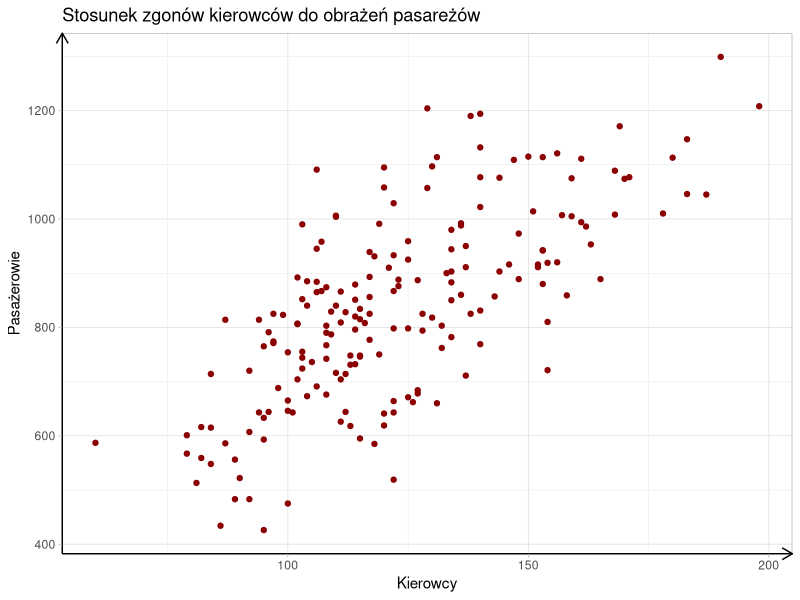
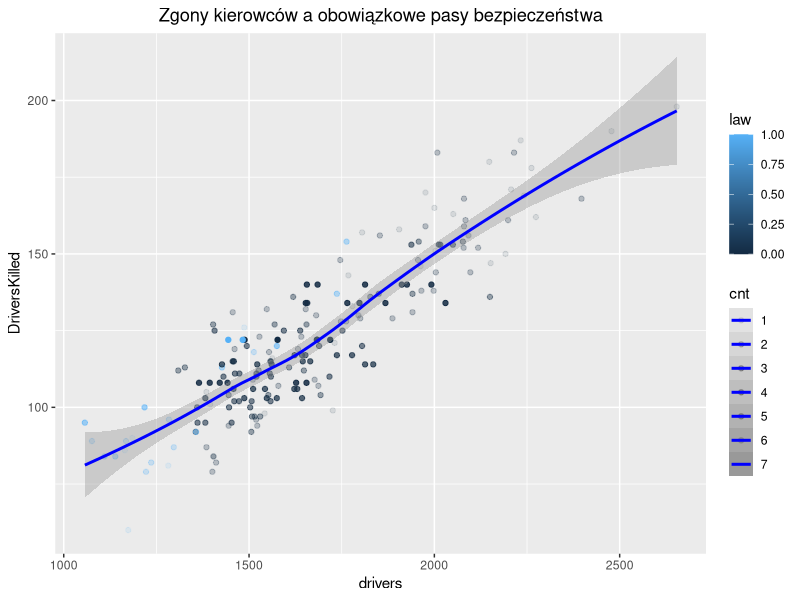
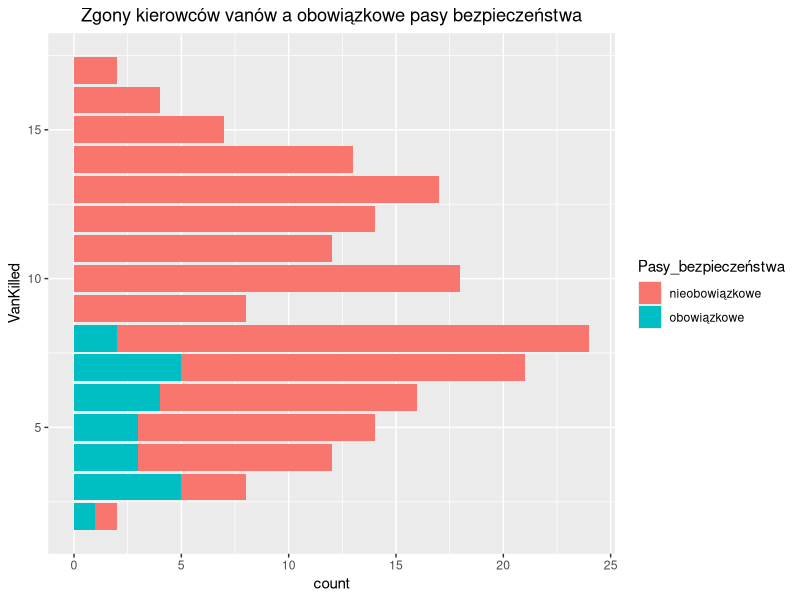

Generate these figures, in order, with R:
setwd("D:/Programowanie/R_projekty")

library(ggplot2)
library(datasets)
data(Seatbelts)
dane <- as.data.frame(Seatbelts)
View(dane)


# Wykres I ----------------------------------------------------------------

ggplot(dane, aes(x = DriversKilled, y = front)) + 
  geom_point(color = "darkred") +  
  labs(x = "Kierowcy", y = "Pasażerowie", title = "Stosunek zgonów kierowców do obrażeń pasareżów") + 
  theme_light() +
  theme(axis.line.y = element_line(arrow = grid::arrow(length = unit(0.3, "cm")))) +
  theme(axis.line.x = element_line(arrow = grid::arrow(length = unit(0.3, "cm"))))

# Wykres II ---------------------------------------------------------------

library(dplyr)  
sorted <- dane %>% 
  group_by(DriversKilled) %>% 
  mutate(cnt = n()) %>% 
  select(cnt, DriversKilled, law, drivers) %>% 
  distinct() %>% 
  ungroup() %>% 
  arrange(DriversKilled)
ggplot(sorted, aes(x=drivers, y = DriversKilled, alpha = cnt, color = law)) +
  labs(title = "Zgony kierowców a obowiązkowe pasy bezpieczeństwa") +
  theme(plot.title = element_text(hjust = 0.5)) +
  geom_point() + 
  geom_smooth(color = "blue")

# Wykres III --------------------------------------------------------------

library(dplyr)
P <- dane %>%
  mutate(cnt = n()) %>% 
  select(VanKilled, cnt, law) %>% 
  distinct() %>% 
  ungroup()
P <- P %>% 
  mutate(Pasy_bezpieczeństwa = case_when(law == 0 ~ "nieobowiązkowe",
                                         TRUE ~ "obowiązkowe"))
Pasy <- dane %>% 
  inner_join(P)
ggplot(Pasy, aes(x = VanKilled, fill = Pasy_bezpieczeństwa)) + 
  labs(title = "Zgony kierowców vanów a obowiązkowe pasy bezpieczeństwa") +
  theme(plot.title = element_text(hjust = 0.5)) +
  geom_bar()+
  coord_flip()


